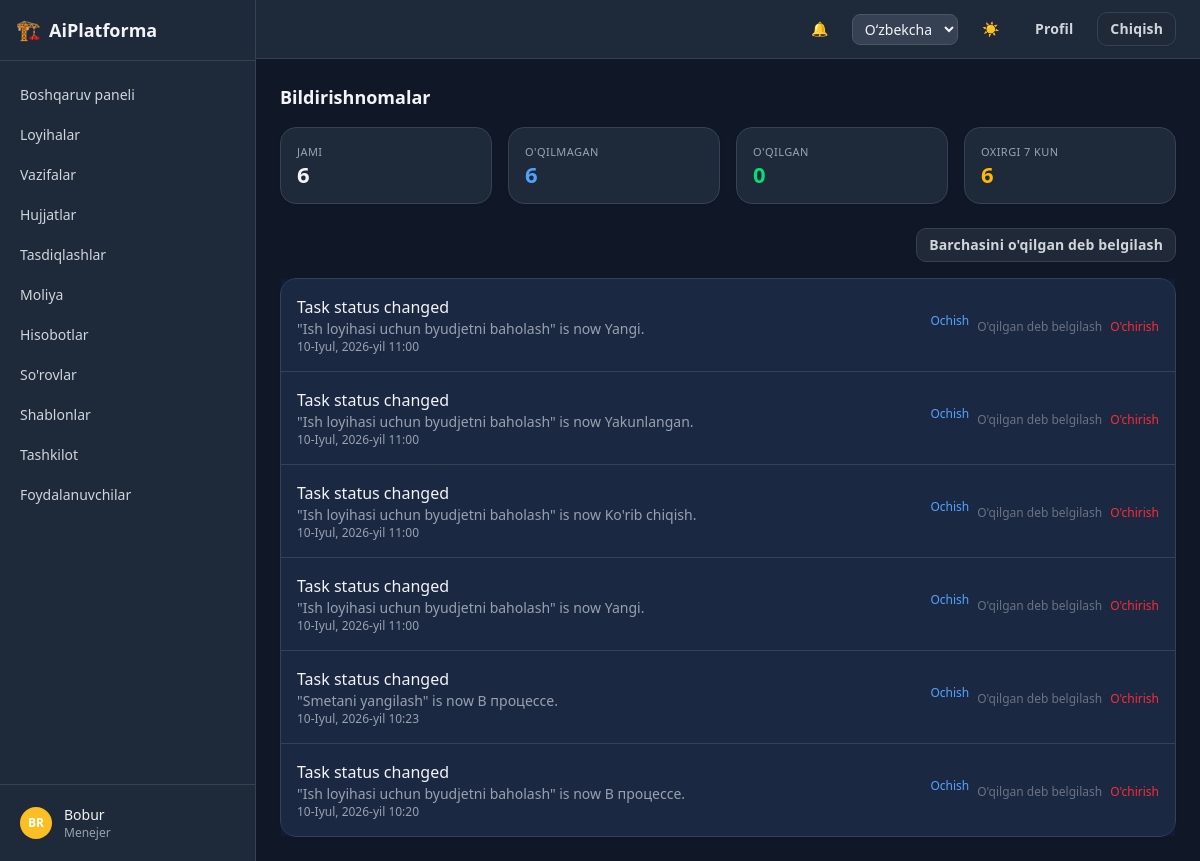
Screenshot of /notifications/ (signed in) with the database file from the repository.
### apps/accounts/models.py (models this page shows, shortened)
class User(AbstractBaseUser, PermissionsMixin):
    class Role(models.TextChoices):
        ADMIN = "admin", _("Admin")
        MANAGER = "manager", _("Manager")
        GIP = "gip", _("GIP")
        GIP_ASSISTANT = "gip_assistant", _("GIP assistant")
        DESIGNER = "designer", _("Designer")
        REVIEWER = "reviewer", _("Reviewer")
        CLIENT = "client", _("Client")
    id = models.UUIDField(primary_key=True, default=uuid.uuid4, editable=False)
    email = models.EmailField(unique=True)
    full_name = models.CharField(max_length=255)
    role = models.CharField(max_length=20, choices=Role.choices, default=Role.DESIGNER)
    department = models.CharField(max_length=255, blank=True, null=True)
    phone = models.CharField(max_length=50, blank=True, null=True)
    avatar = models.ImageField(upload_to="avatars/", blank=True, null=True)
    telegram_chat_id = models.CharField(max_length=64, blank=True, null=True)
    is_active = models.BooleanField(default=True)
    is_staff = models.BooleanField(default=False)
    is_verified = models.BooleanField(default=False)
    totp_secret = models.CharField(max_length=64, blank=True, null=True)
    two_factor_enabled = models.BooleanField(default=False)
    created_at = models.DateTimeField(auto_now_add=True)
    updated_at = models.DateTimeField(auto_now=True)
    objects = UserManager()
    USERNAME_FIELD = "email"
    REQUIRED_FIELDS = ["full_name"]
    class Meta:
        ordering = ["full_name"]
    def get_short_name(self):
        return self.full_name.split()[0] if self.full_name else self.email

### apps/notifications/models.py (models this page shows, shortened)
class Notification(models.Model):
    id = models.UUIDField(primary_key=True, default=uuid.uuid4, editable=False)
    user = models.ForeignKey(settings.AUTH_USER_MODEL, on_delete=models.CASCADE, related_name="notifications")
    type = models.CharField(max_length=20, choices=NotificationType.choices, default=NotificationType.SYSTEM)
    title = models.CharField(max_length=255)
    message = models.TextField()
    link = models.CharField(max_length=500, blank=True, null=True)
    is_read = models.BooleanField(default=False)
    created_at = models.DateTimeField(auto_now_add=True)
    class Meta:
        ordering = ["-created_at"]

### apps/notifications/views.py (the view)
# urls.py: path("", views.notification_list, name="list"),
@login_required
def notification_list(request):
    qs = request.user.notifications.all()
    total = qs.count()
    unread = qs.filter(is_read=False).count()
    stat_cards = [
        {"label": _("Total"), "value": total},
        {"label": _("Unread"), "value": unread,
         "color": "text-blue-600 dark:text-blue-400"},
        {"label": _("Read"), "value": total - unread,
         "color": "text-green-600 dark:text-green-400"},
        {"label": _("Last 7 days"), "value": qs.filter(
            created_at__gte=timezone.now() - timedelta(days=7)).count(),
         "color": "text-amber-600 dark:text-amber-400"},
    ]
    return render(request, "notifications/notification_list.html", {
        "notifications": qs[:100],
        "stat_cards": stat_cards,
    })

### apps/core/context_processors.py (called while the page is built)
def dark_mode(request):
    return {"dark_mode": getattr(request, "dark_mode", True)}

### apps/core/templatetags/core_extras.py (called while the page is built)
@register.filter
def initials(name):
    if not name:
        return "?"
    parts = str(name).split()
    letters = "".join(p[0] for p in parts[:2] if p)
    return letters.upper() or "?"

@register.filter
def avatar_color(name):
    if not name:
        return _AVATAR_PALETTE[0]
    total = sum(ord(ch) for ch in str(name))
    return _AVATAR_PALETTE[total % len(_AVATAR_PALETTE)]

### templates/notifications/notification_list.html (shortened to what this page needs)
{% extends "base.html" %}
{% load i18n %}
{% block page_title %}{% trans "Notifications" %}{% endblock %}
{% block content %}
{% include "partials/stat_cards.html" %}
<div class="mb-4 flex justify-end">
  <form method="post" action="{% url 'notifications:mark_all_read' %}">
    <button type="submit" class="btn btn-secondary btn-sm">{% trans "Mark all as read" %}</button>
  </form>
</div>
<div class="card divide-y divide-gray-100 dark:divide-gray-700">
  {% for n in notifications %}
    <div class="flex items-center justify-between p-4 {% if not n.is_read %}bg-blue-50/50 dark:bg-blue-950/30{% endif %}">
      <div>
        <p class="font-medium">{{ n.title }}</p>
        <p class="text-sm text-gray-500 dark:text-gray-400">{{ n.message }}</p>
        <p class="text-xs text-gray-400">{{ n.created_at }}</p>
      </div>
      <div class="flex gap-2">
        {% if n.link %}<a href="{{ n.link }}" class="text-xs text-blue-600 hover:underline dark:text-blue-400">{% trans "Open" %}</a>{% endif %}
        {% if not n.is_read %}
          <form method="post" action="{% url 'notifications:mark_read' n.pk %}">{% csrf_token %}<button type="submit" class="text-xs text-gray-500 hover:underline">{% trans "Mark read" %}</button></form>
        {% endif %}
        <form method="post" action="{% url 'notifications:delete' n.pk %}">{% csrf_token %}<button type="submit" class="text-xs text-red-500 hover:underline">{% trans "Delete" %}</button></form>
      </div>
    </div>
  {% empty %}
    <p class="p-6 text-center text-sm text-gray-500 dark:text-gray-400">{% trans "No notifications yet." %}</p>
  {% endfor %}
</div>
{% endblock %}

### templates/partials/sidebar.html
{% load i18n core_extras %}
<aside class="hidden w-64 shrink-0 flex-col border-r border-gray-200 bg-white dark:border-gray-700 dark:bg-gray-800 md:flex">
  <div class="flex items-center gap-2 border-b border-gray-200 px-4 py-4 dark:border-gray-700">
    <span class="text-xl">🏗️</span>
    <span class="text-lg font-semibold">AiPlatforma</span>
  </div>
  <nav class="flex-1 space-y-1 overflow-y-auto px-2 py-4 text-sm">
    {% url 'core:dashboard' as dashboard_url %}
    <a href="{{ dashboard_url }}" class="flex items-center gap-3 rounded-lg px-3 py-2 font-medium
      {% if request.path == dashboard_url %}bg-blue-50 text-blue-700 dark:bg-blue-950 dark:text-blue-300{% else %}text-gray-600 hover:bg-gray-100 dark:text-gray-300 dark:hover:bg-gray-700{% endif %}">
      {% trans "Dashboard" %}
    </a>
    {% url 'projects:list' as projects_url %}
    <a href="{{ projects_url }}" class="flex items-center gap-3 rounded-lg px-3 py-2 font-medium
      {% if request.path|slice:":9" == "/projects" %}bg-blue-50 text-blue-700 dark:bg-blue-950 dark:text-blue-300{% else %}text-gray-600 hover:bg-gray-100 dark:text-gray-300 dark:hover:bg-gray-700{% endif %}">
      {% trans "Projects" %}
    </a>
    {% url 'tasks:board' as tasks_url %}
    <a href="{{ tasks_url }}" class="flex items-center gap-3 rounded-lg px-3 py-2 font-medium
      {% if request.path|slice:":6" == "/tasks" %}bg-blue-50 text-blue-700 dark:bg-blue-950 dark:text-blue-300{% else %}text-gray-600 hover:bg-gray-100 dark:text-gray-300 dark:hover:bg-gray-700{% endif %}">
      {% trans "Tasks" %}
    </a>
    {% url 'documents:list' as documents_url %}
    <a href="{{ documents_url }}" class="flex items-center gap-3 rounded-lg px-3 py-2 font-medium
      {% if request.path == documents_url %}bg-blue-50 text-blue-700 dark:bg-blue-950 dark:text-blue-300{% else %}text-gray-600 hover:bg-gray-100 dark:text-gray-300 dark:hover:bg-gray-700{% endif %}">
      {% trans "Documents" %}
    </a>
    {% url 'documents:approvals' as approvals_url %}
    <a href="{{ approvals_url }}" class="flex items-center gap-3 rounded-lg px-3 py-2 font-medium
      {% if request.path == approvals_url %}bg-blue-50 text-blue-700 dark:bg-blue-950 dark:text-blue-300{% else %}text-gray-600 hover:bg-gray-100 dark:text-gray-300 dark:hover:bg-gray-700{% endif %}">
      {% trans "Approvals" %}
    </a>
    {% url 'finance:home' as finance_url %}
    <a href="{{ finance_url }}" class="flex items-center gap-3 rounded-lg px-3 py-2 font-medium
      {% if request.path == finance_url %}bg-blue-50 text-blue-700 dark:bg-blue-950 dark:text-blue-300{% else %}text-gray-600 hover:bg-gray-100 dark:text-gray-300 dark:hover:bg-gray-700{% endif %}">
      {% trans "Finance" %}
    </a>
    {% url 'reports:dashboard' as reports_url %}
    <a href="{{ reports_url }}" class="flex items-center gap-3 rounded-lg px-3 py-2 font-medium
      {% if request.path == reports_url %}bg-blue-50 text-blue-700 dark:bg-blue-950 dark:text-blue-300{% else %}text-gray-600 hover:bg-gray-100 dark:text-gray-300 dark:hover:bg-gray-700{% endif %}">
      {% trans "Reports" %}
    </a>
    {% url 'requests_app:list' as requests_url %}
    <a href="{{ requests_url }}" class="flex items-center gap-3 rounded-lg px-3 py-2 font-medium
      {% if request.path|slice:":9" == "/requests" %}bg-blue-50 text-blue-700 dark:bg-blue-950 dark:text-blue-300{% else %}text-gray-600 hover:bg-gray-100 dark:text-gray-300 dark:hover:bg-gray-700{% endif %}">
      {% trans "Requests" %}
    </a>
    {% url 'document_templates:list' as templates_url %}
    <a href="{{ templates_url }}" class="flex items-center gap-3 rounded-lg px-3 py-2 font-medium
      {% if request.path|slice:":10" == "/templates" %}bg-blue-50 text-blue-700 dark:bg-blue-950 dark:text-blue-300{% else %}text-gray-600 hover:bg-gray-100 dark:text-gray-300 dark:hover:bg-gray-700{% endif %}">
      {% trans "Templates" %}
    </a>
    {% url 'organization:list' as organization_url %}
    <a href="{{ organization_url }}" class="flex items-center gap-3 rounded-lg px-3 py-2 font-medium
      {% if request.path == organization_url %}bg-blue-50 text-blue-700 dark:bg-blue-950 dark:text-blue-300{% else %}text-gray-600 hover:bg-gray-100 dark:text-gray-300 dark:hover:bg-gray-700{% endif %}">
      {% trans "Organization" %}
    </a>
    {% url 'accounts:user_list' as users_url %}
    <a href="{{ users_url }}" class="flex items-center gap-3 rounded-lg px-3 py-2 font-medium
      {% if request.path == users_url %}bg-blue-50 text-blue-700 dark:bg-blue-950 dark:text-blue-300{% else %}text-gray-600 hover:bg-gray-100 dark:text-gray-300 dark:hover:bg-gray-700{% endif %}">
      {% trans "Users" %}
    </a>
  </nav>
  <div class="border-t border-gray-200 p-3 dark:border-gray-700">
    <a href="{% url 'accounts:profile' %}" class="flex items-center gap-3 rounded-lg px-2 py-2 hover:bg-gray-100 dark:hover:bg-gray-700">
      <span class="flex h-8 w-8 items-center justify-center rounded-full text-xs font-semibold text-white"
            style="background-color: {{ request.user.full_name|avatar_color }};">
        {{ request.user.full_name|initials }}
      </span>
      <span class="truncate text-sm">
        <span class="block font-medium">{{ request.user.get_short_name }}</span>
        <span class="block text-xs text-gray-500 dark:text-gray-400">{{ request.user.get_role_display }}</span>
      </span>
    </a>
  </div>
</aside>

### static/css/theme.css (style rules this page uses)
:root { --ap-primary: #4f46e5; --ap-primary-2: #7c3aed; --ap-primary-soft: rgba(79, 70, 229, 0.12); --ap-ring: rgba(99, 102, 241, 0.35); }
.btn { position: relative; border-radius: 0.625rem !important; font-weight: 600; letter-spacing: 0.01em; transition: transform .12s ease, box-shadow .15s ease, background-color .15s ease, color .15s ease, border-color .15s ease; outline: none; }
.btn-secondary { background: #fff !important; color: #334155 !important; border: 1px solid #e2e8f0; box-shadow: 0 1px 2px rgba(15, 23, 42, 0.05); }
.dark .btn-secondary { background: #1f2937 !important; color: #d1d5db !important; border-color: #374151; }
.card { border-radius: 1rem !important; box-shadow: 0 1px 3px rgba(15, 23, 42, 0.06); transition: box-shadow .15s ease, transform .15s ease, border-color .15s ease; }
aside nav a { position: relative; transition: background-color .15s ease, color .15s ease; }

### rows the page displays
User: user.full_name|initials "BR", user.get_short_name "Bobur", user.role "Menejer"
Notification: title "Task status changed", message "\"Ish loyihasi uchun byudjetni baholash\" is now Yangi.", created_at "10-Iyul, 2026-yil 11:00"
Notification: title "Task status changed", message "\"Ish loyihasi uchun byudjetni baholash\" is now Yakunlangan.", created_at "10-Iyul, 2026-yil 11:00"
Notification: title "Task status changed", message "\"Ish loyihasi uchun byudjetni baholash\" is now Ko'rib chiqish.", created_at "10-Iyul, 2026-yil 11:00"
Notification: title "Task status changed", message "\"Ish loyihasi uchun byudjetni baholash\" is now Yangi.", created_at "10-Iyul, 2026-yil 11:00"
Notification: title "Task status changed", message "\"Smetani yangilash\" is now В процессе.", created_at "10-Iyul, 2026-yil 10:23"
Notification: title "Task status changed", message "\"Ish loyihasi uchun byudjetni baholash\" is now В процессе.", created_at "10-Iyul, 2026-yil 10:20"

### other values shown
{{ s.label }} "JAMI" "O'QILMAGAN" "O'QILGAN" "OXIRGI 7 KUN"
{{ s.value }} "6" "6" "0" "6"
form field language "Oʻzbekcha"
